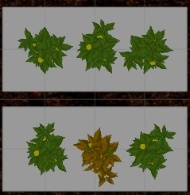
#> input picture Open_CV/block2_image.jpg, 190 x 195 px, found by its file name
$ jupyter execute --allow-errors one_more.ipynb
#> lines starting #> are read from the running program, lines starting #| are printed output that depends on the picture; after the words box and inside, x2 and y2 are one past the last pixel; in counts of white or black regions, pixels touching at a corner belong together
[cell 1]
import cv2
import numpy as np

block1 = cv2.imread("C:\\image1st\\New folder\\block2_image.jpg")
#> block1 is the input picture: shape (195, 190, 3); mean B, G, R 99.9, 114.9, 112.7
block2 = cv2.imread("C:\\image1st\\New folder\\block1_image.jpg")
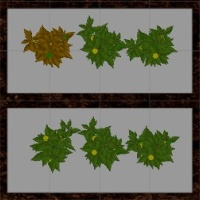
#> input picture Open_CV/block1_image.jpg, 200 x 200 px, found by its file name
#> block2 is the input picture: shape (200, 200, 3); mean B, G, R 92.9, 107.2, 106.3
gray1 = cv2.cvtColor(block1, cv2.COLOR_BGR2GRAY)
gray2 = cv2.cvtColor(block2, cv2.COLOR_BGR2GRAY)


ret1, thresh1 = cv2.threshold(gray1, 127, 255, cv2.THRESH_BINARY)
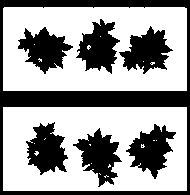
#> thresh1: shape (195, 190); 61.1% white; 8 black regions (1 under 20 px), largest, box (x1, y1, x2, y2) and area: (0, 0, 190, 195) 6145, (73, 128, 122, 187) 1400, (119, 26, 173, 74) 1389
ret2, thresh2 = cv2.threshold(gray2, 127, 255, cv2.THRESH_BINARY)
#> thresh2: shape (200, 200); 56.2% white; 4 black regions
contours1, hierarchy1 = cv2.findContours(thresh1, cv2.RETR_TREE, cv2.CHAIN_APPROX_NONE)
#> contours1 = 28 contours, 20 with area under 20; largest, box (x1, y1, x2, y2) and area: (3, 107, 187, 191) 15189, (3, 7, 187, 91) 15183, (72, 127, 123, 188) 1535, (125, 123, 177, 180) 1513, (118, 25, 174, 75) 1508, (75, 18, 121, 75) 1486, (17, 26, 74, 75) 1471, (25, 121, 69, 176) 1467
contours2, hierarchy2 = cv2.findContours(thresh2, cv2.RETR_TREE, cv2.CHAIN_APPROX_NONE)
#> contours2 = 19 contours, 14 with area under 20; largest, box (x1, y1, x2, y2) and area: (8, 9, 192, 93) 15188, (8, 108, 192, 192) 15009, (29, 115, 181, 174) 4462, (75, 14, 179, 70) 2964, (20, 24, 76, 69) 1488

filtered_contours1 = []
filtered_contours2 = []

for c in contours1 and  contours2 :
    area = cv2.contourArea(c)
    if 1000 < area < 80000:  # adjust these values as needed
        filtered_contours1.append(c)
        filtered_contours2.append(c)
#> this loop made 19 passes
#> area on passes 1, 3, 11, 12, 13: 15009, 4461.5, 15187.5, 1487.5, 2964
#> after the loop, filtered_contours1 = 5 contours; box (x1, y1, x2, y2) and area: (8, 9, 192, 93) 15188, (8, 108, 192, 192) 15009, (29, 115, 181, 174) 4462, (75, 14, 179, 70) 2964, (20, 24, 76, 69) 1488; filtered_contours2 has the same summary as filtered_contours1

sorted_contours1 = sorted(filtered_contours1, key=cv2.contourArea, reverse=True)
#> sorted_contours1 has the same summary as filtered_contours1
sorted_contours2 = sorted(filtered_contours2, key=cv2.contourArea, reverse=True)
#> sorted_contours2 has the same summary as filtered_contours1

plants = ['A', 'B', 'C', 'D', 'E', 'F']
defected_plants_block1 = []
defected_plants_block2 = []

for i, cont in enumerate(sorted_contours1[:len(plants)]):
    cv2.drawContours(block1, [cont], -1, (0, 255, 0), 3)
    X, Y = cont[0][0]
    cv2.putText(block1, "p1" + plants[i], (X, Y + 60), cv2.FONT_HERSHEY_SIMPLEX, 0.5, (0, 0, 255), 2)
#> this loop made 5 passes
#> (X, Y) on passes 1 to 5: (8, 9), (78, 108), (92, 116), (88, 15), (41, 25)
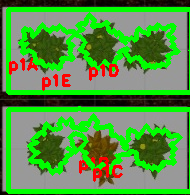
#> block1: shape (195, 190, 3); mean B, G, R 69.2, 148.5, 84.7

for i, cont in enumerate(sorted_contours2[:len(plants)]):
    cv2.drawContours(block2, [cont], -1, (0, 255, 0), 3)
    X, Y = cont[0][0]
    cv2.putText(block2, "p1" + plants[i], (X, Y + 60), cv2.FONT_HERSHEY_SIMPLEX, 0.5, (0, 0, 255), 2)
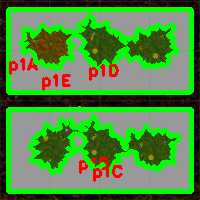
#> block2: shape (200, 200, 3); mean B, G, R 61.6, 140.4, 78

[cell 2]
import cv2
import numpy as np
def get_plant_contours(image, min_area=1000, max_area=80000):
#> called with min_area = 1000, max_area = 80000
    gray = cv2.cvtColor(image, cv2.COLOR_BGR2GRAY)
    ret, thresh = cv2.threshold(gray, 127, 255, cv2.THRESH_BINARY)
    contours, hierarchy = cv2.findContours(thresh, cv2.RETR_TREE, cv2.CHAIN_APPROX_NONE)
#> contours has the same summary as contours2 outside get_plant_contours
    filtered_contours = [c for c in contours if min_area < cv2.contourArea(c) < max_area]
#> filtered_contours has the same summary as filtered_contours1 outside get_plant_contours
    sorted_contours = sorted(filtered_contours, key=cv2.contourArea, reverse=True)
#> sorted_contours has the same summary as filtered_contours1 outside get_plant_contours
    return sorted_contours


def detect_brown_in_contour(image, contour, brown_threshold=5):
    gray = cv2.cvtColor(image, cv2.COLOR_BGR2GRAY)
    mask = np.zeros_like(gray)
    cv2.drawContours(mask, [contour], -1, 255, -1)

    plant_region = cv2.bitwise_and(image, image, mask=mask)
    hsv = cv2.cvtColor(plant_region, cv2.COLOR_BGR2HSV)

    lower_brown1 = np.array([10, 100, 20])
    upper_brown1 = np.array([20, 255, 200])
    lower_brown2 = np.array([20, 100, 20])
    upper_brown2 = np.array([30, 255, 200])

    brown_mask = cv2.inRange(hsv, lower_brown1, upper_brown1) + cv2.inRange(hsv, lower_brown2, upper_brown2)
    brown_pixels = cv2.countNonZero(brown_mask)
    total_pixels = cv2.countNonZero(mask)

    brown_ratio = (brown_pixels / total_pixels) * 100 if total_pixels > 0 else 0
    defected = brown_ratio > brown_threshold

    return defected, brown_ratio, mask

def process_block(image_path, prefix, plants):
    image = cv2.imread(image_path)
    sorted_contours = get_plant_contours(image)
#> sorted_contours has the same summary as filtered_contours1 outside process_block
    defected_plants = []

    for i, cont in enumerate(sorted_contours[:len(plants)]):
        defected, brown_ratio, mask = detect_brown_in_contour(image, cont)
        print(f"{prefix}{plants[i]} → Brown ratio: {brown_ratio:.2f}%")
        if defected:
            defected_plants.append(plants[i])
            cv2.drawContours(image, [cont], -1, (0, 0, 255), 3)
            X, Y = cont[0][0]
            cv2.putText(image, "DEFECTED", (X, Y + 30), cv2.FONT_HERSHEY_SIMPLEX, 0.6, (0, 165, 255), 2)
        else:
            cv2.drawContours(image, [cont], -1, (0, 255, 0), 2)
#> this loop made 5 passes
#> (brown_pixels in detect_brown_in_contour, total_pixels in detect_brown_in_contour, brown_ratio, defected, X, Y) on passes 1, 5: (1285, 15454, 8.31, True, 8, 9), (1091, 1590, 68.62, True, 41, 25)
#> (brown_pixels in detect_brown_in_contour, total_pixels in detect_brown_in_contour, brown_ratio, defected) on passes 2 to 4: (2, 15275, 0.0131, False), (2, 4766, 0.042, False), (2, 3160, 0.0633, False)
#| P1A → Brown ratio: 8.31%
#| P1B → Brown ratio: 0.01%
#| P1C → Brown ratio: 0.04%
#| P1D → Brown ratio: 0.06%
#| P1E → Brown ratio: 68.62%
#> after the loop, defected_plants = ['A', 'E']

    cv2.imshow(f"Block {prefix}", image)
    return defected_plants


plants = ['A', 'B', 'C', 'D', 'E', 'F']

defected_block1 = process_block("C:\\image1st\\New folder\\block1_image.jpg", "P1", plants)
#> defected_block1 = ['A', 'E']
defected_block2 = process_block("C:\\image1st\\New folder\\block2_image.jpg", "P2", plants)
#> in get_plant_contours (call 2), `contours, hierarchy = cv2.findContours(thresh, cv2.RETR_TREE, cv2.CHAI..`: contours has the same summary as contours1 outside get_plant_contours
#> in get_plant_contours (call 2), `filtered_contours = [c for c in contours if min_area < cv2.contourArea..`: filtered_contours = 8 contours; box (x1, y1, x2, y2) and area: (3, 107, 187, 191) 15189, (3, 7, 187, 91) 15183, (72, 127, 123, 188) 1535, (125, 123, 177, 180) 1513, (118, 25, 174, 75) 1508, (75, 18, 121, 75) 1486, (17, 26, 74, 75) 1471, (25, 121, 69, 176) 1467
#> in get_plant_contours (call 2), `sorted_contours = sorted(filtered_contours, key=cv2.contourArea, rever..`: sorted_contours has the same summary as filtered_contours
#> in process_block (call 2), `sorted_contours = get_plant_contours(image)`: sorted_contours has the same summary as filtered_contours in get_plant_contours
#> the loop in process_block (call 2), `for i, cont in enumerate(sorted_contours[:len(plants)]):` made 6 passes
#> (brown_pixels in detect_brown_in_contour, total_pixels in detect_brown_in_contour, brown_ratio, defected, X, Y) on passes 1, 3: (1307, 15456, 8.46, True, 3, 107), (1284, 1650, 77.82, True, 98, 128)
#> (brown_pixels in detect_brown_in_contour, total_pixels in detect_brown_in_contour, brown_ratio, defected) on passes 2, 4, 5, 6: (1, 15449, 0.00647, False), (0, 1619, 0, False), (0, 1616, 0, False), (1, 1592, 0.0628, False)
#| P2A → Brown ratio: 8.46%
#| P2B → Brown ratio: 0.01%
#| P2C → Brown ratio: 77.82%
#| P2D → Brown ratio: 0.00%
#| P2E → Brown ratio: 0.00%
#| P2F → Brown ratio: 0.06%
#> pass 1, in process_block (call 2), `defected, brown_ratio, mask = detect_brown_in_contour(image, cont)`:
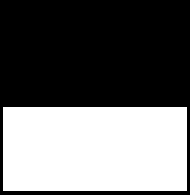
#> mask: shape (195, 190); 41.7% white; 1 white region
#> after the loop in process_block (call 2), `for i, cont in enumerate(sorted_contours[:len(plants)]):`: defected_plants = ['A', 'C']
#> defected_block2 = ['A', 'C']

print("Defected Block 1:", defected_block1)
#| Defected Block 1: ['A', 'E']
print("Defected Block 2:", defected_block2)
#| Defected Block 2: ['A', 'C']

cv2.waitKey(0)
cv2.destroyAllWindows()

[cell 3]
import cv2
import numpy as np

def detect_defected_plants(image_path,min_area=1000,max_area=80000):
#> called with image_path = 'block1_image.jpg', min_area = 1000, max_area = 80000
    image=cv2.imread(image_path)
    gray = cv2.cvtColor(image,cv2.COLOR_BGR2GRAY)

    ret, thresh = cv2.threshold(gray,127,255,cv2.THRESH_BINARY)

    contours, hierarchy = cv2.findContours(thresh, cv2.RETR_TREE,cv2.CHAIN_APPROX_NONE)
#> contours has the same summary as contours2 outside detect_defected_plants

    filtered_contours = []
    for c in contours:
        area = cv2.contourArea(c)
        if 1000 < area < 80000:  # adjust these values as needed
            filtered_contours.append(c)
#> after the loop, filtered_contours has the same summary as filtered_contours1 outside detect_defected_plants

    sorted_contours = sorted(filtered_contours, key=cv2.contourArea, reverse=True)
#> sorted_contours has the same summary as filtered_contours1 outside detect_defected_plants

    plants = ['A', 'B', 'C', 'D', 'E', 'F']
    defected_plants = []

    for i, cont in enumerate(sorted_contours[:len(plants)]):
        cv2.drawContours(image, [cont], -1, (0, 255, 0), 3)
        X, Y = cont[0][0]
        cv2.putText(image, plants[i], (X, Y +5), cv2.FONT_HERSHEY_SIMPLEX, 0.5, (0, 0, 255), 2)
#> image: shape (200, 200, 3)

    # detect defected plant
    mask = np.zeros_like(gray)
    cv2.drawContours(mask, [cont],  -1, 255, -1)
#> mask: shape (200, 200); 4% white; 1 white region, box (x1, y1, x2, y2) and area: (20, 24, 76, 69) 1590

    #crop plant area
    plant_region = cv2.bitwise_and(image,image,mask=mask)
    hsv=cv2.cvtColor(plant_region,cv2.COLOR_BGR2HSV)
#> hsv: shape (200, 200, 3); mean H, S, V 1.4, 9.8, 6.1


    lower_brown1 = np.array([10, 100, 20])
    upper_brown1 = np.array([20, 255, 200])
    lower_brown2 = np.array([20, 100, 20])
    upper_brown2 = np.array([30, 255, 200])

    brown_mask1 = cv2.inRange(hsv, lower_brown1, upper_brown1)
#> brown_mask1: shape (200, 200); 0.52% white in thin lines or dots, all inside (x1, y1, x2, y2) = (26, 32, 72, 63)
    brown_mask2= cv2.inRange(hsv,lower_brown2, upper_brown2)
#> brown_mask2: shape (200, 200); 2.3% white; 1 white region
    brown_mask = brown_mask1 + brown_mask2

    brown_pixels = cv2.countNonZero(brown_mask)
#> brown_pixels = 964
    total_pixels = cv2.countNonZero(mask)
#> total_pixels = 1590

    if total_pixels > 0:
        brown_ratio = (brown_pixels / total_pixels) * 100
#> brown_ratio = 60.63
        if brown_ratio > 5:  # threshold (tweak this)
            defected_plants.append(plants[i])
    print(defected_plants)
#| ['E']


    cv2.imshow("plant Contours",image)
    cv2.waitKey(0)
    cv2.destroyAllWindows()


detect_defected_plants("block1_image.jpg")
detect_defected_plants("block2_image.jpg")
#> in detect_defected_plants (call 2), `contours, hierarchy = cv2.findContours(thresh, cv2.RETR_TREE,cv2.CHAIN..`: contours has the same summary as contours1 outside detect_defected_plants
#> the loop in detect_defected_plants (call 2), `for c in contours:` made 28 passes
#> area on passes 1, 2, 8, 13, 17, 18, 21, 25: 15189, 1535, 1513, 1467, 15183, 1471, 1507.5, 1486.5
#> in detect_defected_plants (call 2), `sorted_contours = sorted(filtered_contours, key=cv2.contourArea, rever..`: sorted_contours has the same summary as filtered_contours in get_plant_contours
#> the loop in detect_defected_plants (call 2), `for i, cont in enumerate(sorted_contours[:len(plants)]):` made 6 passes
#> (X, Y) on passes 1 to 6: (3, 107), (4, 7), (98, 128), (153, 124), (149, 26), (99, 19)
#> in detect_defected_plants (call 2), `cv2.drawContours(mask, [cont],  -1, 255, -1)`: mask: shape (195, 190); 4.3% white; 1 white region, box (x1, y1, x2, y2) and area: (75, 18, 121, 75) 1592
#> in detect_defected_plants (call 2), `hsv=cv2.cvtColor(plant_region,cv2.COLOR_BGR2HSV)`: hsv: shape (195, 190, 3); mean H, S, V 2.1, 9.9, 6.3
#> in detect_defected_plants (call 2), `brown_mask1 = cv2.inRange(hsv, lower_brown1, upper_brown1)`: brown_mask1: shape (195, 190); every value is 0
#> in detect_defected_plants (call 2), `brown_mask2= cv2.inRange(hsv,lower_brown2, upper_brown2)`: brown_mask2: shape (195, 190); 0% white in thin lines or dots, all inside (x1, y1, x2, y2) = (88, 46, 89, 47)
#> in detect_defected_plants (call 2), `brown_pixels = cv2.countNonZero(brown_mask)`: brown_pixels = 1
#> in detect_defected_plants (call 2), `total_pixels = cv2.countNonZero(mask)`: total_pixels = 1592
#> in detect_defected_plants (call 2), `brown_ratio = (brown_pixels / total_pixels) * 100`: brown_ratio = 0.0628

[cell 4]
import cv2
import cv2.aruco as aruco
import numpy as np

# [20 lines left out: function findAruco, not called in this run]

while True:
    image = cv2.imread("task1a_image[1].jpg")
    if image is None:
        break
    image = cv2.resize(image, (0, 0), fx=0.5, fy=0.5)
    findAruco(image)
    cv2.imshow("aruco image", image)
    cv2.waitKey(0)
    cv2.destroyAllWindows()
    break
#> (the rest of this cell did not finish here and is left out)

[cell 5]
# all

import cv2
import cv2.aruco as aruco
import numpy as np

# [29 lines left out: functions findAruco, roi_blocks, not called in this run]

def plant_contours(image_path,min_area=1000,max_area=80000):
#> called with image_path = 'block1_image.jpg', min_area = 1000, max_area = 80000
    image=cv2.imread(image_path)
    gray = cv2.cvtColor(image,cv2.COLOR_BGR2GRAY)

    ret, thresh = cv2.threshold(gray,127,255,cv2.THRESH_BINARY)

    contours, hierarchy = cv2.findContours(thresh, cv2.RETR_TREE,cv2.CHAIN_APPROX_NONE)
#> contours has the same summary as contours2 outside plant_contours

    filtered_contours = []
    for c in contours:
        area = cv2.contourArea(c)
        if 1000 < area < 80000:  # adjust these values as needed
            filtered_contours.append(c)
#> after the loop, filtered_contours has the same summary as filtered_contours1 outside plant_contours

    sorted_contours = sorted(filtered_contours, key=cv2.contourArea, reverse=True)
#> sorted_contours has the same summary as filtered_contours1 outside plant_contours

    plants = ['A', 'B', 'C', 'D', 'E', 'F']
    defected_plants = []

    for i, cont in enumerate(sorted_contours[:len(plants)]):
        cv2.drawContours(image, [cont], -1, (0, 255, 0), 3)
        X, Y = cont[0][0]
        cv2.putText(image, plants[i], (X, Y +5), cv2.FONT_HERSHEY_SIMPLEX, 0.5, (0, 0, 255), 2)

    cv2.imshow("plant Contours",image)
    cv2.waitKey(0)
    cv2.destroyAllWindows()

plant_contours("block1_image.jpg")
plant_contours("block2_image.jpg")
#> in plant_contours (call 2), `contours, hierarchy = cv2.findContours(thresh, cv2.RETR_TREE,cv2.CHAIN..`: contours has the same summary as contours1 outside plant_contours
#> the loop in plant_contours (call 2), `for c in contours:` made 28 passes
#> in plant_contours (call 2), `sorted_contours = sorted(filtered_contours, key=cv2.contourArea, rever..`: sorted_contours has the same summary as filtered_contours in get_plant_contours
#> the loop in plant_contours (call 2), `for i, cont in enumerate(sorted_contours[:len(plants)]):` made 6 passes


while True:

    image = cv2.imread("task1a_image.jpg")
    if image is None:
        break
    image = cv2.resize(image, (0, 0), fx=0.5, fy=0.5)
    findAruco(image)
    cv2.imshow("aruco image", image)
    cv2.waitKey(0)
    cv2.destroyAllWindows()
    break

cv2.destroyAllWindows()

[cell 6]
import cv2
import numpy as np


def detect_defected_plants(image_path, min_area=1000, max_area=80000):
#> called with image_path = 'block1_image.jpg', min_area = 1000, max_area = 80000
    image = cv2.imread(image_path)
    if image is None:
        print("image not found")
    gray = cv2.cvtColor(image, cv2.COLOR_BGR2GRAY)
    ret, thresh = cv2.threshold(gray, 127, 255, cv2.THRESH_BINARY)

    contours, hierarchy = cv2.findContours(thresh, cv2.RETR_TREE, cv2.CHAIN_APPROX_NONE)
#> contours has the same summary as contours2 outside detect_defected_plants

    filtered_contours = []
    for c in contours:
        area = cv2.contourArea(c)
        if 1000 < area < 80000:  # adjust these values as needed
            filtered_contours.append(c)
#> after the loop, filtered_contours has the same summary as filtered_contours1 outside detect_defected_plants

    sorted_contours = sorted(filtered_contours, key=cv2.contourArea, reverse=True)
#> sorted_contours has the same summary as filtered_contours1 outside detect_defected_plants

    plants = ['A', 'B', 'C', 'D', 'E', 'F']
    defected_plants = []

    for i, cont in enumerate(sorted_contours[:len(plants)]):
        cv2.drawContours(image, [cont], -1, (0, 255, 0), 3)
        X, Y = cont[0][0]
        cv2.putText(image, plants[i], (X, Y + 5), cv2.FONT_HERSHEY_SIMPLEX, 0.5, (0, 0, 255), 2)

    # detect defected plant
        mask = np.zeros_like(gray)
        cv2.drawContours(mask, [cont], -1, 255, -1)

    # crop plant area
        plant_region = cv2.bitwise_and(image, image, mask=mask)
        hsv = cv2.cvtColor(plant_region, cv2.COLOR_BGR2HSV)

        lower_brown1 = np.array([10, 100, 20])
        upper_brown1 = np.array([20, 255, 200])
        lower_brown2 = np.array([20, 100, 20])
        upper_brown2 = np.array([30, 255, 200])

        brown_mask1 = cv2.inRange(hsv, lower_brown1, upper_brown1)
        brown_mask2 = cv2.inRange(hsv, lower_brown2, upper_brown2)
        brown_mask = brown_mask1 + brown_mask2

        brown_pixels = cv2.countNonZero(brown_mask)
        total_pixels = cv2.countNonZero(mask)

        if total_pixels > 0:
            brown_ratio = (brown_pixels / total_pixels) * 100
            if brown_ratio > 5:  # threshold (tweak this)
                defected_plants.append(plants[i])


        """cv2.imshow("plant Contours", image)
        cv2.waitKey(0)
        cv2.destroyAllWindows()"""
        return defected_plants
#> this loop made 1 pass
#> (X, Y, lower_brown1, upper_brown1, lower_brown2, upper_brown2, brown_pixels, total_pixels) on pass 1: (8, 9, [10, 100, 20], [20, 255, 200], [20, 100, 20], [30, 255, 200], 1285, 15454)
#> pass 1, in detect_defected_plants, `plant_region = cv2.bitwise_and(image, image, mask=mask)`:
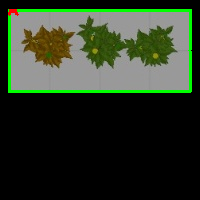
#> plant_region: shape (200, 200, 3); mean B, G, R 38.8, 55.2, 44.7
#> after the loop:
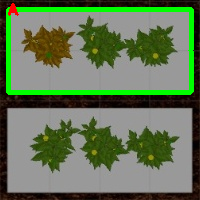
#> image: shape (200, 200, 3); 6.69% of pixels changed, all inside (x1, y1, x2, y2) = (6, 3, 194, 95)
#> after the loop, defected_plants = ['A']


block1 = detect_defected_plants("block1_image.jpg")
#> block1 = ['A']
block2 = detect_defected_plants("block2_image.jpg")
#> in detect_defected_plants (call 2), `contours, hierarchy = cv2.findContours(thresh, cv2.RETR_TREE, cv2.CHAI..`: contours has the same summary as contours1 outside detect_defected_plants
#> in detect_defected_plants (call 2), `sorted_contours = sorted(filtered_contours, key=cv2.contourArea, rever..`: sorted_contours has the same summary as filtered_contours in get_plant_contours
#> the loop in detect_defected_plants, `for i, cont in enumerate(sorted_contours[:len(plants)]):` made 1 pass
#> (X, Y, lower_brown1, upper_brown1, lower_brown2, upper_brown2, brown_pixels, total_pixels) on pass 1: (3, 107, [10, 100, 20], [20, 255, 200], [20, 100, 20], [30, 255, 200], 1307, 15456)
#> pass 1, in detect_defected_plants (call 2), `plant_region = cv2.bitwise_and(image, image, mask=mask)`:
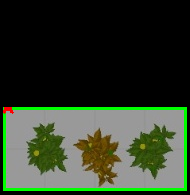
#> plant_region: shape (195, 190, 3); mean B, G, R 41.8, 59.7, 48.3
#> pass 1, in detect_defected_plants (call 2), `brown_mask2 = cv2.inRange(hsv, lower_brown2, upper_brown2)`:
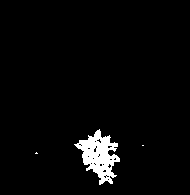
#> brown_mask2: shape (195, 190); 3.3% white; 3 white regions (2 under 20 px), largest, box (x1, y1, x2, y2) and area: (74, 129, 120, 185) 1225
#> after the loop in detect_defected_plants, `for i, cont in enumerate(sorted_contours[:len(plants)]):`:
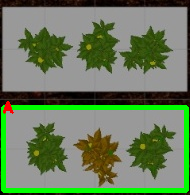
#> image: shape (195, 190, 3); 7.23% of pixels changed, all inside (x1, y1, x2, y2) = (1, 101, 189, 193)
#> block2 = ['A']
print(f"Defected plant in Block 1 : {block1}")
#| Defected plant in Block 1 : ['A']
print(f"Defected plant in Block 2 : {block2}")
#| Defected plant in Block 2 : ['A']
